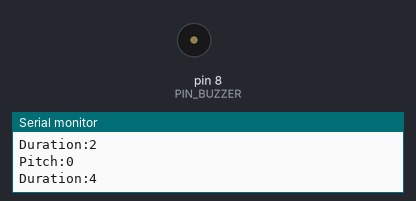
A sketch run on a simulated Arduino Uno, built with avr-gcc and run on an emulated ATmega328P. Shown: buzzer (waves = sounding), the last lines printed to the serial monitor.

Above: at 1.0 s.
At 34.0 s:
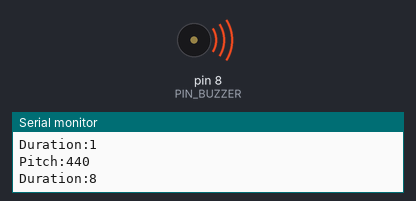
Timing chart, 0 to 34.8 s (numbered marks = the images above):
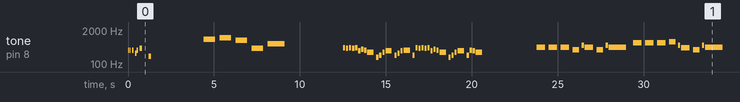

Measured:
- by itself, tone on pin 8 (PIN_BUZZER): plays 334 Hz for 0.06 s, 334 Hz for 0.06 s, 334 Hz for 0.06 s, 261 Hz for 0.06 s, 334 Hz for 0.06 s, 392 Hz for 0.13 s … (277 notes in this stretch)

The sketch:

JukeBox.ino
```cpp
// Programme JukeBox
// ce programme joue plusieurs morceaux de musique

#include <string.h>

int PIN_BUZZER = 8;

int currentTune = 0;
const int NB_TUNES = 7;
char* tunes[NB_TUNES];
char* playbooks[NB_TUNES];

char delimiters[] = " ";

void setup() {
  Serial.begin(9600);
  setupTunes();
}

void loop() {
    playTune(currentTune);
    delay(3000);
    currentTune = (currentTune + 1) % NB_TUNES;
}

void setupTunes() {
  // format: Grub init tune

  tunes[0] = "Super Mario";
  playbooks[0]= "1000 334 1 334 1 0 1 334 1 0 1 261 1 334 1 0 1 392 2 0 4 196 2";

  tunes[1] = "Close Encounters";
  playbooks[1]= "220 900 2 1000 2 800 2 400 2 600 3";

  tunes[2] = "Fur Elise";
  playbooks[2]= "480 420 1 400 1 420 1 400 1 420 1 315 1 370 1 335 1 282 3 180 1 215 1 282 1 315 3 213 1 262 1 "
    "315 1 335 3 213 1 420 1 400 1 420 1 400 1 420 1 315 1 370 1 335 1 282 3 180 1 215 1 282 1 315 3 213 1 330 1 315 1 282 3";

  tunes[3] = "Star Wars: Imperial March";
  playbooks[3]= "480 440 4 440 4 440 4 349 3 523 1 440 4 349 3 523 1 440 8 659 4 659 4 659 4 698 3 523 1 415 4 349 3 523 1 440 8";

  tunes[4] = "Wolfenstein 3D";
  playbooks[4]= "300 131 1 196 1 196 1 196 1 294 1 196 1 294 1 196 1 131 1";

  tunes[5] = "arpegio";
  playbooks[5]= "480 220 1 277 1 330 1 440 1 185 1 220 1 277 1 370 1 294 1 370 1 440 1 587 1 330 1 415 1 494 1 659 1";

  tunes[6] = "super mario mushroom power up";
  playbooks[6]= "1750 523 1 392 1 523 1 659 1 784 1 1047 1 784 1 415 1 523 1 622 1 831 1 622 1 831 1 1046 1 1244 1 "
    "1661 1 1244 1 466 1 587 1 698 1 932 1 1195 1 1397 1 1865 1 1397 1";
}

void playTune(int position) {
   Serial.print("Debut du morceau");
   Serial.println(tunes[position]);

   char* playbook = strdup(playbooks[position]);

   char* element;
   element = strtok(playbook, delimiters);
   float beat = readBeat(element);

   while ( (element = strtok(NULL, delimiters)) != NULL ) {
      int pitch = readPitch(element);
      element = strtok(NULL, delimiters);
      int duration = readDuration(element, beat);
      playNote(pitch, duration);
   }
   Serial.println("Morceau termine");
   free(playbook);
}

float readBeat(char* element) {
    int tempo = atoi(element);
    Serial.print("Beat:");
    Serial.println(tempo);
    float beat = tempo / 60;
    return beat;
}

int readPitch(char* element) {
    int pitch = atoi(element);
    Serial.print("Pitch:");
    Serial.println(pitch);
    return pitch;
}

int readDuration(char* element, float beat) {
    int len = atoi(element);
    Serial.print("Duration:");
    Serial.println(len);
    double duration = len * 1000 / beat;
    return duration;
}

void playNote(int pitch, double duration) {
  tone(PIN_BUZZER, pitch, duration);
  delay(duration * 1.4);
  noTone(PIN_BUZZER);
}
```
